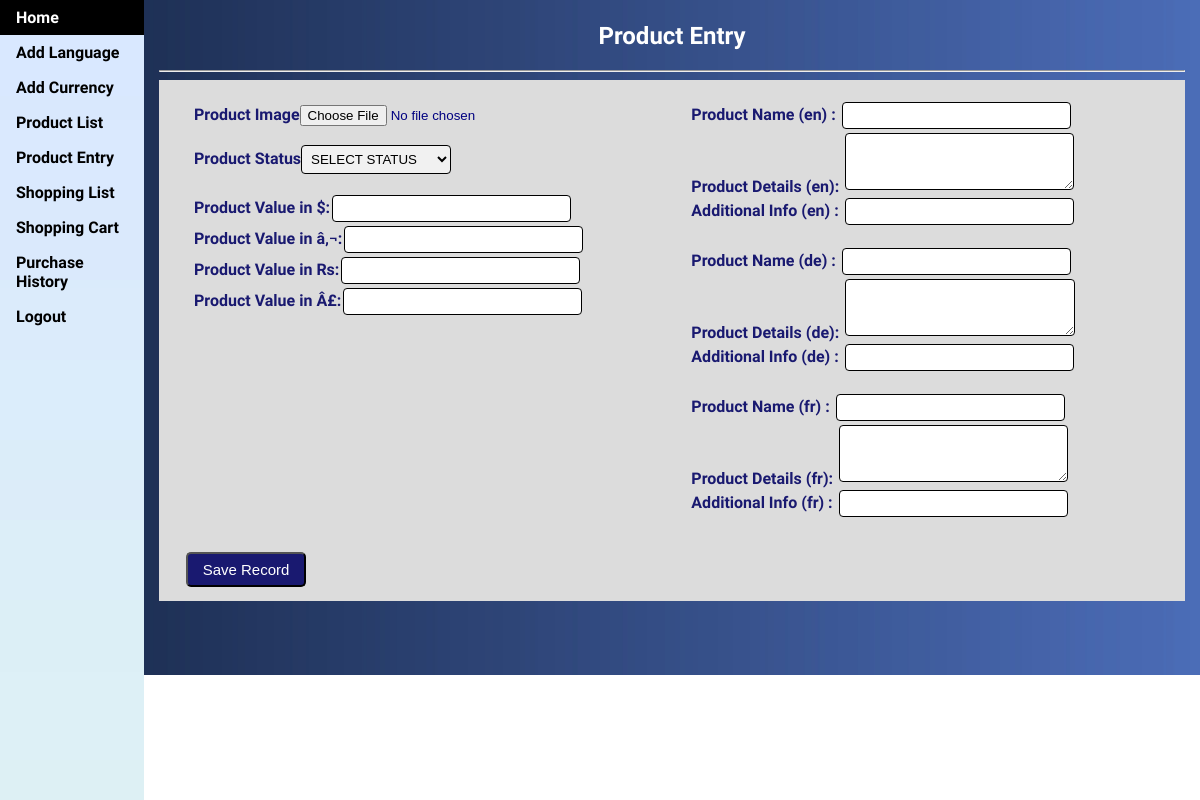
/productentry.php (signed in), run on the app's committed database.
### tables this page shows
CREATE TABLE `tbl_currency` (
  `currency_id` int(10) NOT NULL,
  `currency_code` varchar(50) NOT NULL,
  `currency_symbol` varchar(10) NOT NULL
);

CREATE TABLE `tbl_language` (
  `lang_id` int(10) NOT NULL,
  `lang_code` varchar(10) NOT NULL,
  `lang_name` varchar(20) NOT NULL
);

### productentry.php (the view, shortened to what this page needs)
<?php
	if ($_SESSION["login_user"]) {
    include("config.php");
?>
<!DOCTYPE html>
<html>
<head>
	<link rel="stylesheet" type="text/css" href="css/style.css">
	<link rel="stylesheet" type="text/css" href="css/style-nav.css">
    <link rel="stylesheet" type="text/css" href="css/font-abel.css">
    <link rel="stylesheet" type="text/css" href="css/font-awesome.css">
</head>
<body>
<?php
include ("menu.php");
?>
<div style="margin-left:12%;padding:2px 15px;">
<h2>Product Entry</h2>
<hr/>
<div class="container" style="padding: 10px 25px; background-color: gainsboro;">
    <form action="" method="post" enctype="multipart/form-data">
    <div class="box">
        <div class="box-row">
            <div class="box-cell user-left">
                <div class="box">
                    <label>Product Image</label>
                    <input type="file" name="productimage" id="productimage" required />
                </div>
                <br>
                <div class="box">
                    <label>Product Status</label>
                    <select name="productstatus" style="width: 150px;" required>
                        <option value=""> SELECT STATUS </option>
                    </select>
                </div>
                <br>
                <?php
                $query = mysqli_query($conn, "SELECT * FROM tbl_currency");
                $currency_list = array();
                while($row = mysqli_fetch_assoc($query))
                {
                    $currency_list[] = $row["currency_id"];
                }
                foreach($currency_list as $key => $val)
                {
                    $cur_query = mysqli_query($conn, "SELECT currency_code, currency_symbol FROM tbl_currency WHERE currency_id = '$val'");
                    $cur_code = mysqli_fetch_row($cur_query);
                ?>
                <div class="box">
                    <label>Product Value in <?php echo $cur_code[1] ;?>:</label>
                    <input type="text" name="p_value_<?php echo $val;?>" class="form-control" onkeypress="return onlyNos(event, this);" required>
                </div>
                <?php
                }
                ?>
            </div>
            <div class="box-cell user-right">
                <?php
                $query = mysqli_query($conn, "SELECT * FROM tbl_language");
                $language_list = array();
                while($row = mysqli_fetch_assoc($query))
                {
                    $language_list[] = $row["lang_id"];
                }
                foreach($language_list as $key => $val)
                {
                    $lang_query = mysqli_query($conn, "SELECT lang_code, lang_name FROM tbl_language WHERE lang_id = '$val'");
                    $lang_code = mysqli_fetch_row($lang_query);
                ?>
                    <label>Product Name (<?php echo $lang_code[0]; ?>) :</label>
                    <input type="text" name="p_name_<?php echo $val;?>" class="form-control" required>
                    <br>
                    <label>Product Details (<?php echo $lang_code[0] ;?>):</label>
                    <textarea name="p_detail_<?php echo $val;?>" class="form-control" required rows="3"></textarea>
                    <br>
                    <label>Additional Info (<?php echo $lang_code[0]; ?>) :</label>
                    <input type="text" name="p_info_<?php echo $val;?>" class="form-control" required>
                    <br><br>
                <?php
                }
                ?>
            </div>
        </div>
        <input type="submit" name="submit" value="Save Record" class="button">
    </div>
    </form>
</div>
</div>
<?php
    }
    else
    {
        header("Location:index.php");
    }
?>
</body>
</html>

### css/style.css (style rules this page uses)
body { background-image: url("images/bglogin.jpg"); background-repeat: no-repeat; background-size: cover; font-family: "Abel"; }
h1, h2, h3, h4, h5, h6 { color: white; text-align: center; }
label { font-size: medium; font-weight: bold; color: midnightblue; }
.button { background-color: midnightblue; color: white; padding: 5px 10px; text-align: center; text-decoration: none; display: inline-block; font-size: 15px; margin: 4px 2px; cursor: pointer; width: 120px; height: 35px; border-radius: 5px; }
.form-control { width: 75%; padding: 5px; margin: 2px; box-sizing: border-box; border: 1px solid black; border-radius: 4px; }
select { width: 75%; padding: 5px; border: 1px solid black; border-radius: 4px; background-color: #f1f1f1; }

### css/style-nav.css (style rules this page uses)
body { margin: 0; }

### productentry.php (style rules this page uses)
.container .box { width: 100%; display:table; }
.container .box .box-row { display: table-row; padding: 10px; }
.container .box .box-cell { display: table-cell; padding: 10px; }
.box { color: navy; }
.form-control { width: 50%; padding: 5px; margin: 2px; box-sizing: border-box; border: 1px solid black; border-radius: 4px; }

### data on the page
tbl_currency: currency_symbol "$"
tbl_currency: currency_symbol "â‚¬"
tbl_currency: currency_symbol "Rs"
tbl_currency: currency_symbol "Â£"
tbl_language: lang_code "en"
tbl_language: lang_code "de"
tbl_language: lang_code "fr"
